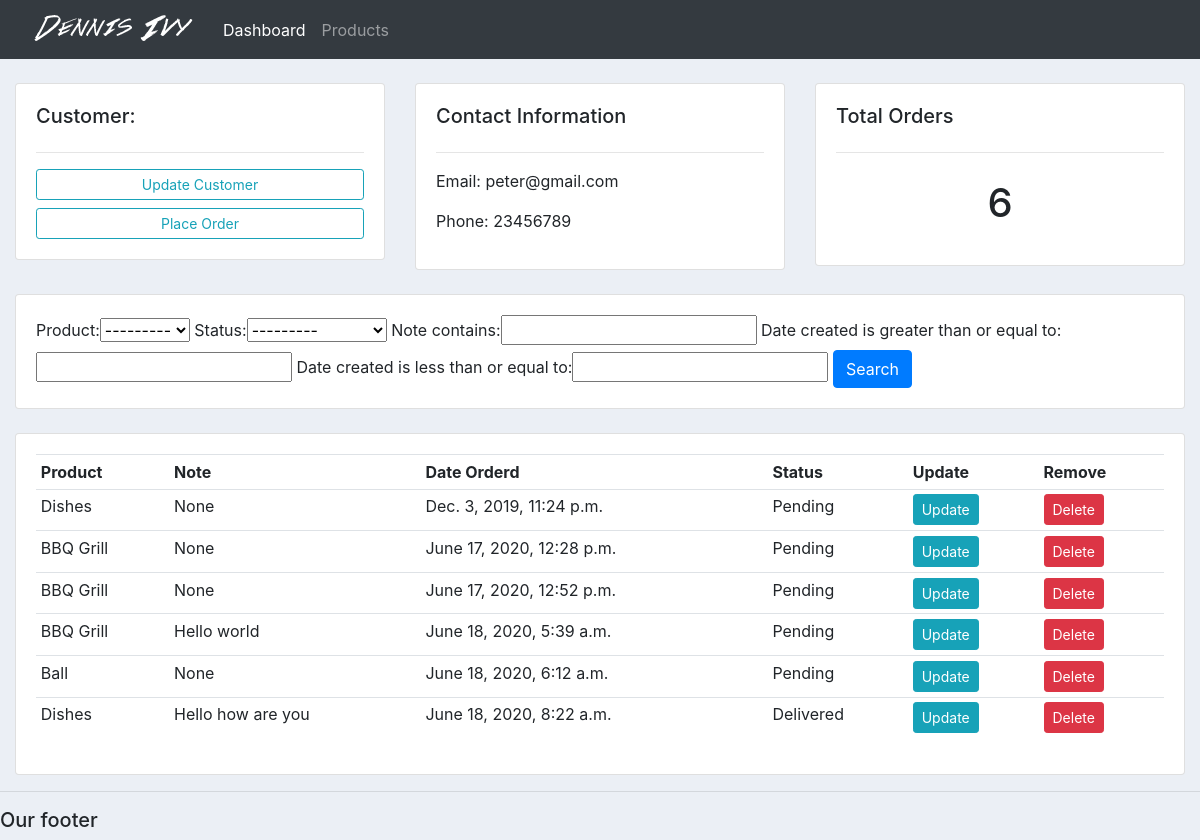
The app's page /customer/2/ with its own data.
### accounts/models.py (models this page shows, shortened)
class Customer(models.Model):
	name = models.CharField(max_length=200, null=True)
	phone = models.CharField(max_length=200, null=True)
	email = models.CharField(max_length=200, null=True)
	date_created = models.DateTimeField(auto_now_add=True, null=True)

class Order(models.Model):
	STATUS = (
			('Pending', 'Pending'),
			('Out for delivery', 'Out for delivery'),
			('Delivered', 'Delivered'),
			)
	customer = models.ForeignKey(Customer, null=True, on_delete= models.SET_NULL)
	product = models.ForeignKey(Product, null=True, on_delete= models.SET_NULL)
	date_created = models.DateTimeField(auto_now_add=True, null=True)
	status = models.CharField(max_length=200, null=True, choices=STATUS)
	note = models.CharField(max_length=200, null=True)

class Product(models.Model):
	CATEGORY = (
			('Indoor', 'Indoor'),
			('Out Door', 'Out Door'),
			)
	name = models.CharField(max_length=200, null=True)
	price = models.FloatField(null=True)
	category = models.CharField(max_length=200, null=True, choices=CATEGORY)
	description = models.CharField(max_length=200, null=True, blank=True)
	date_created = models.DateTimeField(auto_now_add=True, null=True)
	tags = models.ManyToManyField(Tag)
	def __str__(self):
		return self.name

### accounts/views.py (the view)
# urls.py: path('customer/<str:pk_test>/', views.customer, name="customer"),
def customer(request, pk_test):
    customer = Customer.objects.get(id=pk_test)
    orders = customer.order_set.all()
    order_count = orders.count()
    myFilter = OrderFilter(request.GET, queryset=orders)
    orders = myFilter.qs
    context = {'customer': customer, 'orders': orders, 'order_count': order_count, 'myFilter': myFilter}
    return render(request, 'accounts/customer.html', context)

### accounts/templates/accounts/customer.html
{%  extends 'accounts/main.html' %}
{% block content %}
	<br>
<div class="row">
	<div class="col-md">
		<div class="card card-body">
			<h5>Customer:</h5>
			<hr>
			<a class="btn btn-outline-info  btn-sm btn-block" href="">Update Customer</a>
			<a class="btn btn-outline-info  btn-sm btn-block" href="{% url 'create_order' customer.id %}">Place Order</a>
		</div>
	</div>
	<div class="col-md">
		<div class="card card-body">
			<h5>Contact Information</h5>
			<hr>
			<p>Email: {{customer.email}}</p>
			<p>Phone: {{customer.phone}}</p>
		</div>
	</div>
	<div class="col-md">
		<div class="card card-body">
			<h5>Total Orders</h5>
			<hr>
			<h1 style="text-align: center;padding: 10px">{{order_count}}</h1>
		</div>
	</div>
</div>
<br>
<div class="row">
	<div class="col">
		<div class="card card-body">
			<form method="get">
				{{myFilter.form}}
		    <button class="btn btn-primary" type="submit">Search</button>
		  </form>
		</div>
	</div>
</div>
<br>
<div class="row">
	<div class="col-md">
		<div class="card card-body">
			<table class="table table-sm">
				<tr>
					<th>Product</th>
					<th>Note</th>
					<th>Date Orderd</th>
					<th>Status</th>
					<th>Update</th>
					<th>Remove</th>
				</tr>
				{% for order in orders %}
				<tr>
					<td>{{order.product}}</td>
					<td>{{order.note}}</td>
					<td>{{order.date_created}}</td>
					<td>{{order.status}}</td>
					<td><a class="btn btn-sm btn-info" href="{% url 'update_order' order.id %}">Update</a></td>
					<td><a class="btn btn-sm btn-danger" href="{% url 'delete_order' order.id %}">Delete</a></td>
				</tr>
				{% endfor %}
			</table>
		</div>
	</div>
</div>
{% endblock %}

### static/css/main.css (style rules this page uses)
body { background-color: #ebeff5; }

### records on screen
Customer: email "peter@gmail.com", phone "23456789"
Order: product "Dishes", note "None", date_created "Dec. 3, 2019, 11:24 p.m.", status "Pending"
Order: product "BBQ Grill", note "None", date_created "June 17, 2020, 12:28 p.m.", status "Pending"
Order: product "BBQ Grill", note "None", date_created "June 17, 2020, 12:52 p.m.", status "Pending"
Order: product "BBQ Grill", note "Hello world", date_created "June 18, 2020, 5:39 a.m.", status "Pending"
Order: product "Ball", note "None", date_created "June 18, 2020, 6:12 a.m.", status "Pending"
Order: product "Dishes", note "Hello how are you", date_created "June 18, 2020, 8:22 a.m.", status "Delivered"

### other values on screen
{{ order_count }} "6"
